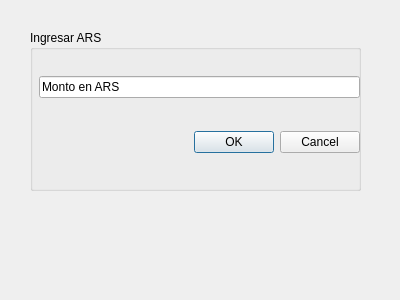
<?xml version="1.0" encoding="UTF-8"?>
<ui version="4.0">
 <class>Dialog</class>
 <widget class="QDialog" name="Dialog">
  <property name="geometry">
   <rect>
    <x>0</x>
    <y>0</y>
    <width>400</width>
    <height>300</height>
   </rect>
  </property>
  <property name="windowTitle">
   <string>Dialog</string>
  </property>
  <widget class="QGroupBox" name="groupBox">
   <property name="geometry">
    <rect>
     <x>30</x>
     <y>30</y>
     <width>331</width>
     <height>161</height>
    </rect>
   </property>
   <property name="title">
    <string>Ingresar ARS</string>
   </property>
   <widget class="QWidget" name="verticalLayoutWidget">
    <property name="geometry">
     <rect>
      <x>9</x>
      <y>19</y>
      <width>321</width>
      <height>131</height>
     </rect>
    </property>
    <layout class="QVBoxLayout" name="verticalLayout">
     <item>
      <widget class="QLineEdit" name="txtArs">
       <property name="text">
        <string>Monto en ARS</string>
       </property>
      </widget>
     </item>
     <item>
      <widget class="QDialogButtonBox" name="btnOkCancelArs">
       <property name="orientation">
        <enum>Qt::Horizontal</enum>
       </property>
       <property name="standardButtons">
        <set>QDialogButtonBox::Cancel|QDialogButtonBox::Ok</set>
       </property>
      </widget>
     </item>
    </layout>
   </widget>
  </widget>
 </widget>
 <resources/>
 <connections>
  <connection>
   <sender>btnOkCancelArs</sender>
   <signal>accepted()</signal>
   <receiver>Dialog</receiver>
   <slot>accept()</slot>
   <hints>
    <hint type="sourcelabel">
     <x>248</x>
     <y>254</y>
    </hint>
    <hint type="destinationlabel">
     <x>157</x>
     <y>274</y>
    </hint>
   </hints>
  </connection>
  <connection>
   <sender>btnOkCancelArs</sender>
   <signal>rejected()</signal>
   <receiver>Dialog</receiver>
   <slot>reject()</slot>
   <hints>
    <hint type="sourcelabel">
     <x>316</x>
     <y>260</y>
    </hint>
    <hint type="destinationlabel">
     <x>286</x>
     <y>274</y>
    </hint>
   </hints>
  </connection>
 </connections>
</ui>
